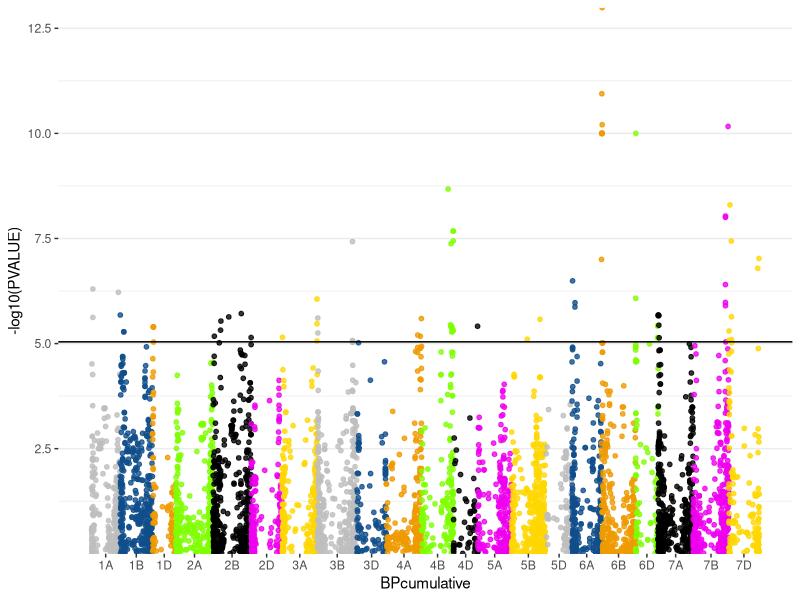

Write R code to recreate this figure.
library(tidyverse)
library(ggplot2)
library(dplyr)

myGM<-read.csv("genotypicmap.csv")
resultt<-read.csv("gwas_results.csv")

plot<-dplyr::left_join(resultt,myGM)
don <- plot %>% 
  
  # Compute chromosome size
  group_by(Chromosome) %>% 
  summarise(chr_len=max(Position)) %>% 
  
  # Calculate cumulative position of each chromosome
  mutate(tot=cumsum(as.numeric(chr_len))-chr_len) %>%
  dplyr::select(-chr_len) %>%
  
  # Add this info to the initial dataset
  left_join(plot, ., by=c("Chromosome"="Chromosome")) %>%
  
  # Add a cumulative position of each SNP
  arrange(Chromosome, Position) %>%
  mutate( BPcumulative=Position+tot)
rownumber<-length(row_number(don))
axisdf = don %>% group_by(Chromosome) %>% summarize(center=( max(BPcumulative) + min(BPcumulative) ) / 2 ) 
ggplot(don, aes(x=BPcumulative, y=-log10(PVALUE))) +
  
  # Show all points
  geom_point( aes(color=as.factor(Chromosome)), alpha=0.8, size=1.3)+geom_abline(intercept = -log10(.05/rownumber), slope = 0) +
  scale_color_manual(values = rep(c("grey", "dodgerblue4","orange2","chartreuse1","grey0","magenta2","gold"), 22 )) +
  
  # custom X axis:
  scale_x_continuous( label = axisdf$Chromosome, breaks= axisdf$center ) +
  scale_y_continuous(expand = c(0, 0) ) +     # remove space between plot area and x axis
  
  # Custom the theme:
  theme_bw() +
  theme( 
    legend.position="none",
    panel.border = element_blank(),
    panel.grid.major.x = element_blank(),
    panel.grid.minor.x = element_blank()
  )
